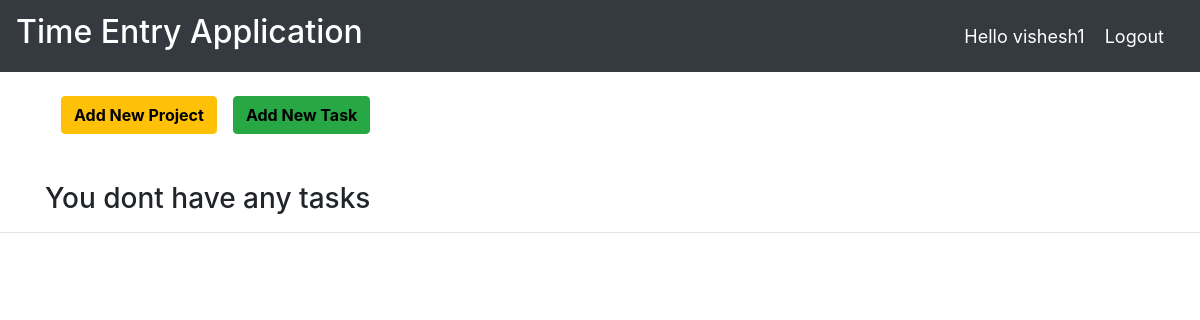
Page / (signed in) on the earlier database version.
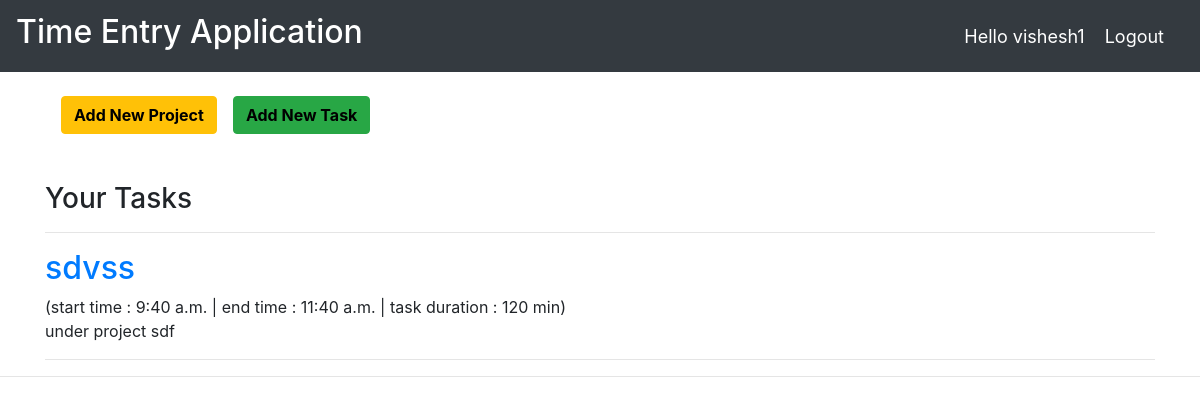
Same page on the later database version.
### app/models.py (models this page shows, shortened)
class UserTasks(models.Model):
    user = models.ForeignKey(User, default=None, on_delete=models.CASCADE)
    project = models.ForeignKey(UserProject, default=None, on_delete=models.CASCADE)
    title=models.CharField(max_length=200,null=True)
    start = models.TimeField(default=None)
    end = models.TimeField(default=None)
    duration = models.CharField(max_length=200,default=None,blank=True)
    timeup=models.BooleanField(default=False)

class UserProject(models.Model):
    user = models.ForeignKey(User, default=None, on_delete=models.CASCADE)
    title=models.CharField(max_length=200,null=True)
    def __str__(self):
        return str(self.title)

### app/views.py (the view)
# urls.py: path('',views.homeview ,name='home'),
@login_required(login_url='app:login')
def homeview(request):
    tasks=UserTasks.objects.filter(user=request.user)
    return render(request,'app/home.html',{'tasks':tasks})

### templates/app/home.html (shortened to what this page needs)
{% extends 'app/main.html' %} {% block content %}
{% load static %}
<div class="mt-4 container">
	<div class="d-flex  links">
				<a  class="btn btn-warning ml-3" href="{% url 'app:project' %}" style="color:black; font-weight:700;" >Add New Project</a>
				<a class="btn btn-success ml-3" href="{% url 'app:task' %}" style="color:black; font-weight:700" >Add New Task</a>
	</div>
	{% if not tasks %}
	<h3 class='mt-5'>You dont have any tasks</h3>
	{%else%}
	<h3 class="mt-5">Your Tasks</h3>
	{%endif%}
{% for task in tasks %}
<hr>
<div class="post-entry">
    <h2><a href="{% url 'app:taskdetail' task.id%}">{{task.title}}</a></h2>(start time : {{task.start}}  |  end time : {{task.end}}  |  task duration : {{task.duration}})
    <br>
    <p>under project {{ task.project }}</p>
</div>
<hr>
{% endfor %}
</div>
{% endblock %}

Differences in the rows shown:
added UserTasks: title "sdvss", start "9:40 a.m.", end "11:40 a.m.", duration "120 min", project "sdf"
Other differences:
text no longer shown: "You dont have any tasks"
text now shown: "Your Tasks"
